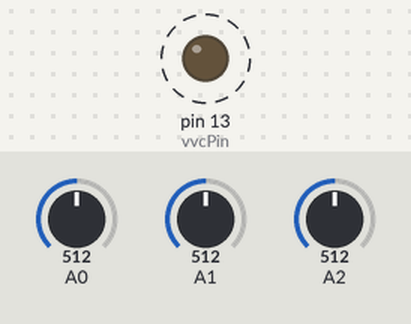
Simulated run of this sketch. Board: Arduino Uno, built with avr-gcc and run on an emulated ATmega328P. On the bench: output pins drawn as LEDs (lit = HIGH). Dashed ring = blinking. The inputs (shaded band) are chosen by the test bench; at power-on: A0 = 512, A1 = 512, A2 = 512. What the sketch prints to the serial monitor is not drawn.

Above: at 5.6 s.
Timing chart, 0 to 8.0 s (numbered marks = the images above):
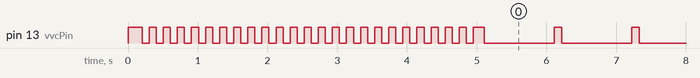

The sketch:

plantmonitor-autocali.ino
```cpp
//This sketch will auto-calibrate. On boot, the siolsensor should be completely dry.
//After the arduino stops blinking, stick it in the soil.
//Potential problem might be that the arduino might randomly reboot and do a faulthy re-calibration.

int moistValue1;
int moistValue2;
int moistValue3;
int vvcPin = 13;
int ledPin = LED_BUILTIN;

//vars for the blinking led
int blinkInterval = 100;
unsigned long lastBlinkMoment = 0;
int ledState = LOW;

int calibrateTime = 5000; //number of ms to calibrate
int extremeHigh = 0; //will be overwritten
const int extremeLow = 0; //we'll assume that total wetness is 0. calibrating this would be a hassle.

// int delayTime = (5) * 1000 * 60; //interval for measurements in minutes.
int delayTime = 1000;

void setup() {
  pinMode(vvcPin, OUTPUT);
  pinMode(ledPin, OUTPUT);
  digitalWrite(vvcPin, HIGH);
  Serial.begin(9600);
  calibrateExtremes();
}

void loop() {
  digitalWrite(vvcPin, HIGH);

  delay(100); //give sensors time to boot;

  moistValue1 = analogRead(A0);
  moistValue2 = analogRead(A1);
  moistValue3 = analogRead(A2);

  // Serial.print("&location=testplant");
  // Serial.print("&moist=" + mapValue(moistValue1));
  // Serial.print("&moist=" + mapValue(moistValue2));
  // Serial.println("&moist=" + mapValue(moistValue3));
  Serial.print("Raw sensor 1 value: ");
  Serial.println(moistValue1);
  Serial.print("Raw sensor 2 value: ");
  Serial.println(moistValue2);
  Serial.print("Raw sensor 3 value: ");
  Serial.println(moistValue3);

  digitalWrite(vvcPin, LOW);

  delay(delayTime);
}

String mapValue(int src) {
  return String(
      map(src, extremeLow, extremeHigh, 100, 0)
  );
}

void calibrateExtremes() {
  // Serial.println("Starting to calibrate");

  while (millis() < calibrateTime) {
    blink();
    moistValue1 = analogRead(A0);

    if (moistValue1 > extremeHigh) {
      extremeHigh = moistValue1;
    }
    // if (moistValue1 < extremeLow) {
    //   extremeLow = moistValue1;
    // }
  }

  digitalWrite(ledPin, LOW);
  // Serial.println("done calibratin");
  // Serial.print("extremehigh: " + String(extremeHigh));
  // Serial.println(", extremeLow: " + String(extremeLow));
}

void blink() {
  if (millis() > lastBlinkMoment + blinkInterval) {
      if (ledState == HIGH) {
        ledState = LOW;
      } else {
        ledState = HIGH;
      }
      digitalWrite(ledPin, ledState);
      lastBlinkMoment = millis();
  }
}
```

Measured:
- by itself, pin 13 (vvcPin): goes 23 × (LOW 0.10 s, HIGH 0.10 s), LOW 0.10 s, HIGH 0.16 s, 112 × (LOW 1.0 s, HIGH 0.11 s), then LOW
